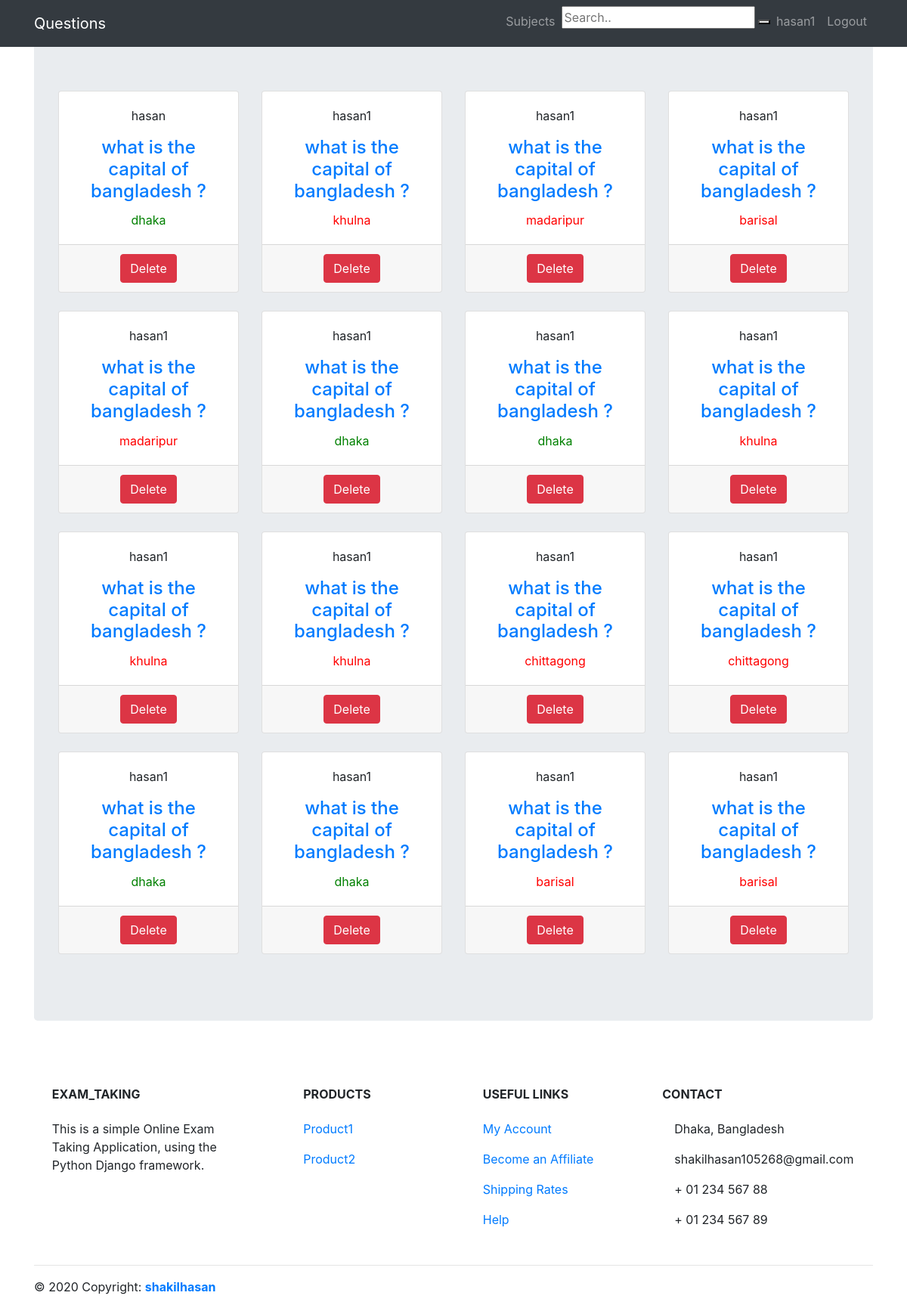
Screenshot of /submission_home/ (signed in) with the database file from the repository.
### exam/models.py (models this page shows, shortened)
class Submission(models.Model):
    user = models.ForeignKey(User, on_delete=models.CASCADE, blank=True, null=True)
    question = models.ForeignKey(Question, related_name="questions", on_delete=models.CASCADE, null=True)
    answer  = models.ForeignKey(Choice, on_delete=models.CASCADE)
    result = models.BooleanField(default=False)

class Question(models.Model):
    name = models.CharField(max_length=100, null=True)
    subject = models.ForeignKey(Subject, related_name="subjects", on_delete=models.CASCADE, null=True)
    select = models.BooleanField(default=False)

class Choice(models.Model):
    question = models.ForeignKey(Question, related_name="question", on_delete=models.CASCADE, null=True)
    name = models.CharField(max_length=100, null=True)
    result = models.BooleanField(default=False)

### exam/views.py (the view)
# urls.py: path('submission_home/', views.submission_home, name='submission_home'),
@login_required(login_url='/login/')
def submission_home(request):
    template = loader.get_template('exam/submission_home.html')
    submissions = Submission.objects.all();
    context = { 'submissions' : submissions }
    return HttpResponse(template.render(context, request))

### exam/templates/exam/submission_home.html
{% extends 'base.html' %}
{% load static %}
{% block content %}
<div class="row text-center">
{% for submission in submissions %}
  <div class="col-lg-3 col-md-6 mb-4">
    <div class="card h-100">
      <div class="card-body">
        <p class="card-text">{{ submission.user.username }}</p>
        <a  class="card-title" href="#" ><h4 class="card-title">{{ submission.question.name }}</h4></a>
        {% if  submission.answer.result %}
        <p class="card-text" style="color:green;" >{{ submission.answer.name }}</p>
        {% else %}
        <p class="card-text" style="color:red;" >{{ submission.answer.name }}</p>
        {% endif %}
      </div>
      <div class="card-footer">
            <a class="btn btn-danger" href="{% url 'submission_delete' submission.id %}">Delete</a>
      </div>
    </div>
  </div>
{% endfor %}
</div>
{% endblock %}

### templates/base.html (shortened to what this page needs)
{% load static %}
<html>
   <head>
   {% load staticfiles %}
      <link href="{% static 'css/bootstrap.min.css' %}" rel="stylesheet">
      <link rel="stylesheet" href="{% static 'css/style.css' %}">
   </head>
   <body>
         <div class="page-header page-header-custom " >
            <h1 class="text-center">Exam_Taking</h1>
         </div>
<nav class="navbar navbar-expand-sm bg-dark navbar-dark fixed-top"  >
  <div class="container">
  <a class="navbar-brand" href="{% url 'question_home' %}">Questions</a>
  <div class="collapse navbar-collapse" id="navbarResponsive">
  <ul class="navbar-nav ml-auto">
    {% if user.is_authenticated %}
    <li class="nav-item">
      <a class="nav-link" href="{% url 'subject_home' %}">Subjects</a>
    </li>
    <li class="nav-item">
      <form method="post" action="/" enctype="multipart/form-data">
        <input type="text" placeholder="Search.." name="search">
        <button type="submit"></button>
      </form>
    </li>
    <li class="nav-item">
      <a class="nav-link" >{{user.username}}</a>
    </li>
    <li class="nav-item">
      <a class="nav-link" href="{% url 'logout' %}" >Logout</a>
    </li>
    {% endif %}
  </ul>
</div>
</div>
</nav>
<div class="container">
      <div class="jumbotron">
         {% block content %}
         {% endblock %}
      </div>
</div>
<footer class="page-footer font-small mdb-color pt-4">
  <div class="container text-center text-md-left">
    <div class="row text-center text-md-left mt-3 pb-3">
      <div class="col-md-3 col-lg-3 col-xl-3 mx-auto mt-3">
        <h6 class="text-uppercase mb-4 font-weight-bold">Exam_Taking</h6>
        <p>This is a simple Online Exam Taking Application, using the Python Django framework.</p>
      </div>
      <div class="col-md-2 col-lg-2 col-xl-2 mx-auto mt-3">
        {% if user.is_superuser %}
        <h6 class="text-uppercase mb-4 font-weight-bold">APIs</h6>
        <p>  <a href="{% url 'question_api' %}">Question_Api</a>  </p>
        <p>  <a id="api_v1_question" href="#">Api_v1_Question</a>  </p>
        {% else %}
        <h6 class="text-uppercase mb-4 font-weight-bold">Products</h6>
        <p>  <a href="#">Product1</a>  </p>
        <p>  <a href="#">Product2</a>  </p>
        {% endif %}
      </div>
      <div class="col-md-3 col-lg-2 col-xl-2 mx-auto mt-3">
        <h6 class="text-uppercase mb-4 font-weight-bold">Useful links</h6>
        <p>  <a href="#!">My Account</a>  </p>
        <p>  <a href="#!">Become an Affiliate</a>  </p>
        <p>  <a href="#!">Shipping Rates</a>  </p>
        <p>  <a href="#!">Help</a></p>
      </div>
      <div class="col-md-4 col-lg-3 col-xl-3 mx-auto mt-3">
        <h6 class="text-uppercase mb-4 font-weight-bold">Contact</h6>
        <p> Dhaka, Bangladesh</p>
        <p> shakilhasan105268@gmail.com</p>
        <p>   + 01 234 567 88</p>
        <p>   + 01 234 567 89</p>
      </div>
    </div>
    <hr>
    <div class="row d-flex align-items-center">
      <div class="col-md-7 col-lg-8">
        <p class="text-center text-md-left">© 2020 Copyright:  <a href="#">  <strong>shakilhasan</strong></a>  </p>
      </div>
      <div class="col-md-5 col-lg-4 ml-lg-0">
        <div class="text-center text-md-right">
          <ul class="list-unstyled list-inline">
            <li class="list-inline-item">
              <a class="btn-floating btn-sm rgba-white-slight mx-1">
              </a>
            </li>
            <li class="list-inline-item">
              <a class="btn-floating btn-sm rgba-white-slight mx-1">
              </a>
            </li>
            <li class="list-inline-item">
              <a class="btn-floating btn-sm rgba-white-slight mx-1">
              </a>
            </li>
            <li class="list-inline-item">
              <a class="btn-floating btn-sm rgba-white-slight mx-1">
              </a>
            </li>
          </ul>
        </div>
      </div>
    </div>
  </div>
</footer>
    </body>
</html>

### rows the page displays
Submission: user.username "hasan", question.name "what is the capital of bangladesh ?", answer.name "dhaka"
Submission: user.username "hasan1", question.name "what is the capital of bangladesh ?", answer.name "khulna"
Submission: user.username "hasan1", question.name "what is the capital of bangladesh ?", answer.name "madaripur"
Submission: user.username "hasan1", question.name "what is the capital of bangladesh ?", answer.name "barisal"
Submission: user.username "hasan1", question.name "what is the capital of bangladesh ?", answer.name "madaripur"
Submission: user.username "hasan1", question.name "what is the capital of bangladesh ?", answer.name "dhaka"
Submission: user.username "hasan1", question.name "what is the capital of bangladesh ?", answer.name "dhaka"
Submission: user.username "hasan1", question.name "what is the capital of bangladesh ?", answer.name "khulna"
Submission: user.username "hasan1", question.name "what is the capital of bangladesh ?", answer.name "khulna"
Submission: user.username "hasan1", question.name "what is the capital of bangladesh ?", answer.name "khulna"
Submission: user.username "hasan1", question.name "what is the capital of bangladesh ?", answer.name "chittagong"
Submission: user.username "hasan1", question.name "what is the capital of bangladesh ?", answer.name "chittagong"
Submission: user.username "hasan1", question.name "what is the capital of bangladesh ?", answer.name "dhaka"
Submission: user.username "hasan1", question.name "what is the capital of bangladesh ?", answer.name "dhaka"
Submission: user.username "hasan1", question.name "what is the capital of bangladesh ?", answer.name "barisal"
Submission: user.username "hasan1", question.name "what is the capital of bangladesh ?", answer.name "barisal"

### other values shown
{{ user.username }} "hasan1"
